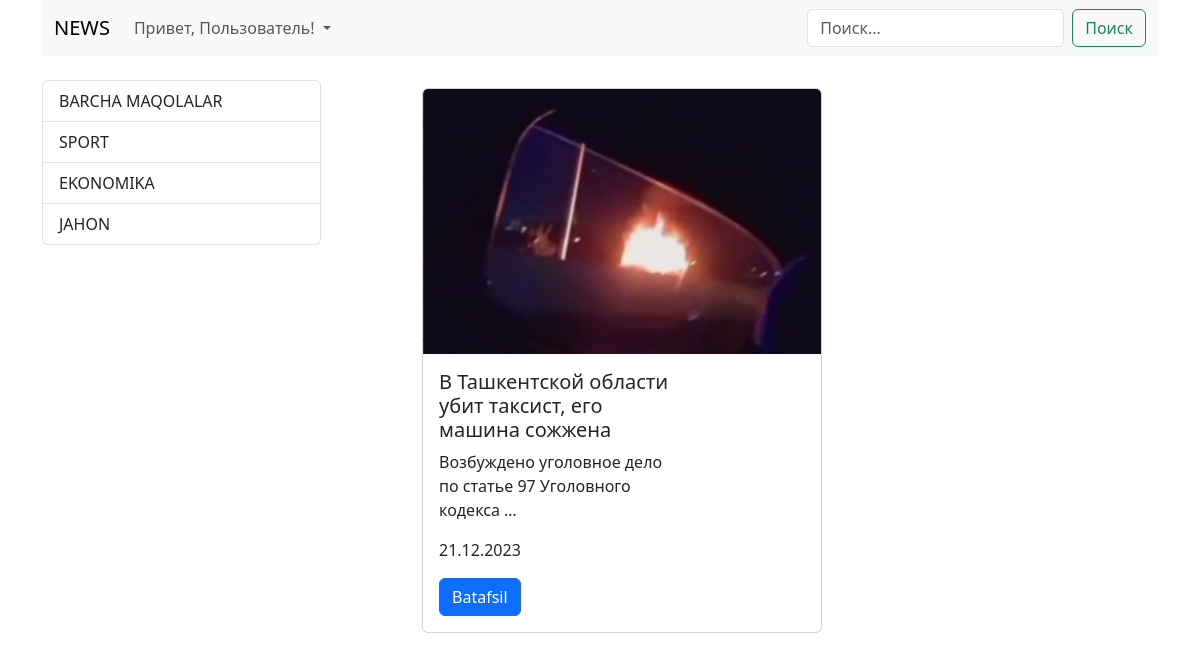
Page /category/7/ (signed in) on the committed database.
### blog/models.py (models this page shows, shortened)
class Category(models.Model):
    title = models.CharField(max_length=255, unique=True)
    class Meta:
        verbose_name = 'Категория'
        verbose_name_plural = 'Категории'

class Article(models.Model):
    title = models.CharField(max_length=255, unique=True)
    content = models.TextField()
    photo = models.ImageField(blank=True, null=True, upload_to='photos/')
    created_at = models.DateTimeField(auto_now_add=True)
    updated_at = models.DateTimeField(auto_now=True)
    publish = models.BooleanField(default=True)
    category = models.ForeignKey(Category, on_delete=models.CASCADE)
    def get_photo(self):
        try:
            return self.photo.url
        except:
            return "https://media.istockphoto.com/id/887464786/vector/no-cameras-allowed-sign-flat-icon-in-red-crossed-out-circle-vector.jpg?s=612x612&w=0&k=20&c=LVkPMBiZas8zxBPmhEApCv3UiYjcbYZJsO-CVQjAJeU="
    class Meta:
        verbose_name = 'Статья'
        verbose_name_plural = 'Статьи'

### blog/views.py (the view)
# urls.py: path('category/<int:category_id>/', ArticlesByCategory.as_view(), name='category'),
class ArticlesByCategory(ArticleList):
    def get_queryset(self):
        return Article.objects.filter(category__id=self.kwargs['category_id'])
    def get_context_data(self, *, object_list=None, **kwargs):
        context = super().get_context_data()
        context['title'] = f"{Category.objects.get(id=self.kwargs['category_id']).title}: Yangiliklar"
        return context

### blog/templatetags/blog_tags.py (called while the page is built)
@register.simple_tag()
def get_categories():
    result = []
    categories = Category.objects.all()
    for i in categories:
        articles = Article.objects.filter(category=i)
        if len(articles) > 0:
            result.append(i)
    return result

### blog/templates/blog/index.html (shortened to what this page needs)
{% extends 'base.html' %}
{% block header %}
{% include 'components/_header.html' %}
{% endblock header %}
{% block main %}
<div class="container">
    <div class="d-flex justify-content-between">
        <div class="col-3">
            {% include 'blog/components/_sidebar.html' %}
        </div>
        <br>
        <div class="col-8">
            <div class="row g-0">
                {% for article in articles %}
                {% include 'blog/components/_card.html' %}
                {% endfor %}
            </div>
        </div>
    </div>
</div>
{% endblock main %}

### blog/templates/blog/components/_sidebar.html
{% load blog_tags %}
{% get_categories as categories %}
<div class="list-group">
    <a href="{% url 'index' %}" class="list-group-item list-group-item-action">
        BARCHA MAQOLALAR
    </a>
    {% for category in categories %}
    <a href="{% url 'category' category.id %}" class="list-group-item list-group-item-action">
        {{ category.title|upper }}
    </a>
    {% endfor %}
</div>

### blog/templates/blog/components/_card.html
<div class="card m-2" style="max-width: 400px;">
    <img src="{{ article.get_photo }}" class="card-img-top" alt="...">
    <div class="col-md-8">
        <div class="card-body">
            <h5 class="card-title">{{ article.title|truncatewords:8 }}</h5>
            <p class="card-text">{{ article.content|truncatewords:8 }}</p>
            <p class="card-text">{{ article.created_at|date:'d.m.Y' }}</p>
            <a href="{% url 'article_detail' article.id %}" class="btn btn-primary">Batafsil</a>
        </div>
    </div>
</div>

### rows in the picture
Category: title "SPORT"
Category: title "EKONOMIKA"
Category: title "JAHON"
Article: get_photo (picture), title "В Ташкентской области убит таксист, его машина сожжена", content "Возбуждено уголовное дело по статье 97 Уголовного кодекса …", created_at "21.12.2023"
